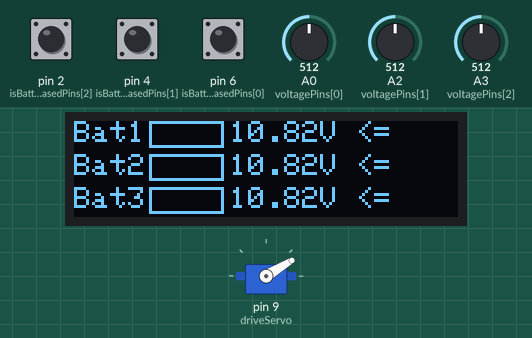
Recording of a sketch running on a simulated Arduino Uno, built with avr-gcc and run on an emulated ATmega328P. Shown: 128×32 one-colour display, servo. The test bench sets the inputs (shaded band); at power-on: A2 (voltagePins[1]) = 512, pin 2 (isBatteryButtonReleasedPins[2]) LOW, A3 (voltagePins[2]) = 512, A0 (voltagePins[0]) = 512, pin 6 (isBatteryButtonReleasedPins[0]) LOW, pin 4 (isBatteryButtonReleasedPins[1]) LOW. What the sketch prints to the serial monitor is not drawn.

Above: at 1.2 s.
1.3 s: A2 (voltagePins[1]) set to 174
At 3.3 s:
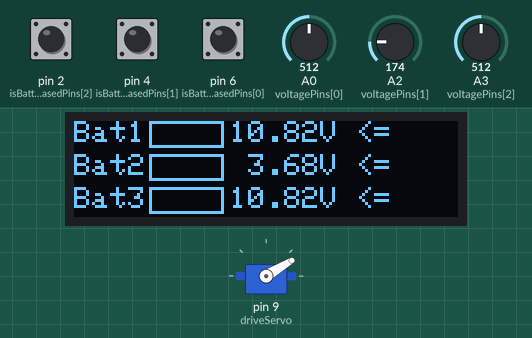
3.6 s: A2 (voltagePins[1]) set to 150
At 5.0 s:
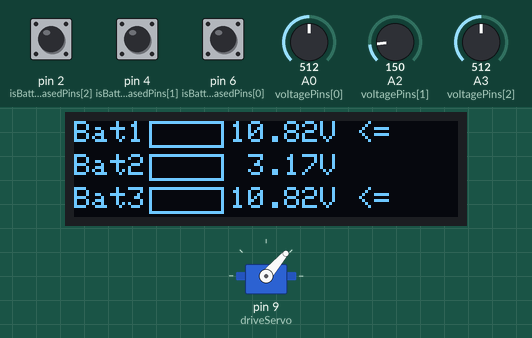
5.7 s: pin 2 (isBatteryButtonReleasedPins[2]) pulled HIGH for 1 s
At 6.8 s:
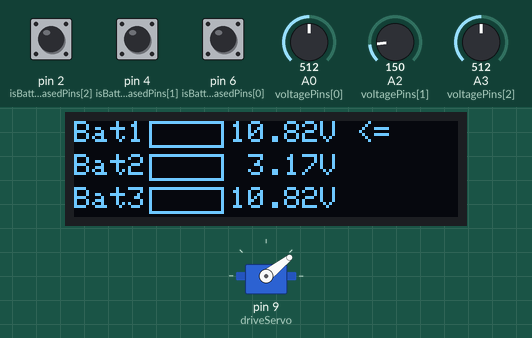
8.5 s: A3 (voltagePins[2]) set to 122
At 9.8 s:
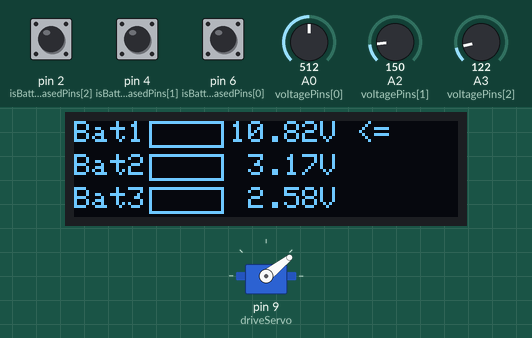
11.0 s: A0 (voltagePins[0]) set to 306
At 12.4 s:
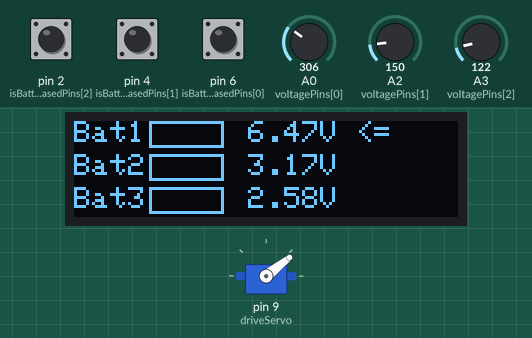
13.1 s: pin 6 (isBatteryButtonReleasedPins[0]) pulled HIGH for 1 s
At 14.4 s:
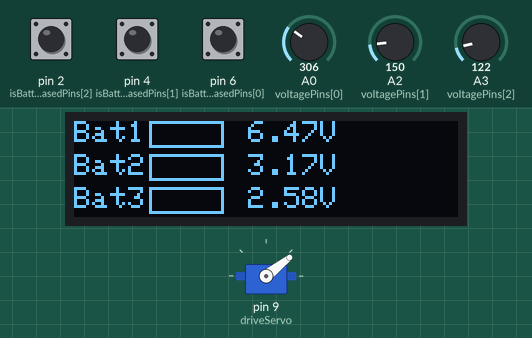
Timing chart, 0 to 16.1 s (numbered marks = the images above; inputs shaded):
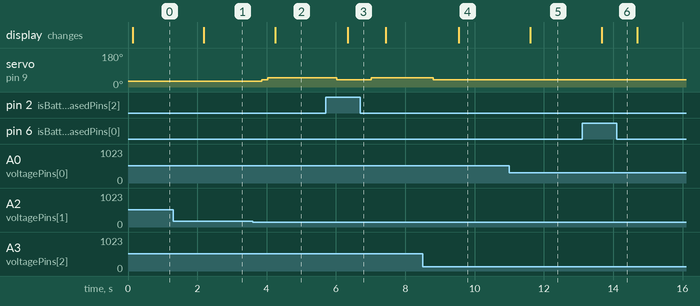

Measured:
- the behaviour switches between 157 and 156 on A2 (voltagePins[1]) (found by bisection; images 1 and 2)
- after the input at 1.3 s, the display: changes after 0.89 s (image 1)
- after the input at 3.6 s, servo on pin 9 (driveServo): 31° → 38° after 0.26 s, → 49° 0.17 s later; the display: changes after 0.65 s (image 2)
- after the input at 5.7 s, servo on pin 9 (driveServo): 49° → 38° after 0.32 s, → 49° 1.0 s later; the display: changes after 0.65 s (image 3)
- after the input at 8.5 s, servo on pin 9 (driveServo): 49° → 38° after 0.31 s; the display: changes after 1.0 s (image 4)
- after the input at 11.0 s, the display: changes after 0.60 s (image 5)
- after the input at 13.1 s, the display: changes after 0.56 s (image 6)

The sketch:

battery_carousel.ino
```cpp
#include <Servo.h>

#include <SPI.h>
#include <Wire.h>
#include <Adafruit_GFX.h>
#include <Adafruit_SSD1306.h>
#include "BatteryCarousel.h"
#include "MovingAverage.h"
#include "StableDigitalInput.h"

#define SCREEN_WIDTH 128 // OLED display width, in pixels
#define SCREEN_HEIGHT 32 // OLED display height, in pixels

// Declaration for an SSD1306 display connected to I2C (SDA, SCL pins)
// The pins for I2C are defined by the Wire-library.
// On an arduino UNO:  A4(SDA), A5(SCL)
#define OLED_RESET     -1    // Reset pin # (or -1 if sharing Arduino reset pin)
#define SCREEN_ADDRESS 0x3C  //< See datasheet for Address; 0x3D for 128x64, 0x3C for 128x32
Adafruit_SSD1306 display(SCREEN_WIDTH, SCREEN_HEIGHT, &Wire, OLED_RESET);

static const int POLL_INTERVAL_MS = 100;
static const int isBatteryButtonReleasedPins[] = {6, 4, 2};
static const int voltagePins[] = {A0, A2, A3};
static const int zeroSpeedPosition = 1210;
static const float voltageDivider = 18. / (120. + 18.) * 23.65 /*displayed*/ / 20.21 /*real input*/;
static const unsigned long DISPLAY_INTERVAL_MS = 1000U;

static const unsigned short MOVING_AVERAGE_WINDOW_SIZE = 3U;
static const int dim[] = {25, (display.height()-2*2)/3};
static const float adcToVolt = 3.3 / 1023.0;

Servo driveServo;

class ArduinoHwController : public HwController {
public:
  ArduinoHwController()
  : analogAverages_{
      MovingAverage(MOVING_AVERAGE_WINDOW_SIZE),
      MovingAverage(MOVING_AVERAGE_WINDOW_SIZE),
      MovingAverage(MOVING_AVERAGE_WINDOW_SIZE)
    }, stableDigitals_{
      StableDigitalInput(MOVING_AVERAGE_WINDOW_SIZE),
      StableDigitalInput(MOVING_AVERAGE_WINDOW_SIZE),
      StableDigitalInput(MOVING_AVERAGE_WINDOW_SIZE)
    }
  {}

  bool digitalRead(int pin) const override {
    int idx = pinToIndex(pin, isBatteryButtonReleasedPins);
    if (idx < 0) {
      return false;
    }
    return stableDigitals_[idx].update(::digitalRead(pin) == 1);
  }

  float analogRead(int pin) const override {
    int idx = pinToIndex(pin, voltagePins);
    if (idx < 0) {
      return 0.0f;
    }
    return analogAverages_[idx].update(::analogRead(pin));
  }

  void init() {
    for (int i=0; i != 3; ++i) {
      ::pinMode(voltagePins[i], INPUT);
      ::pinMode(isBatteryButtonReleasedPins[i], INPUT);
    }
  }

private:
  void doMoveMotor(tMotorDirection motorDirection) const override {
    const int speed = motorDirection == tMotorDirection::STOP ? 0 :
      (motorDirection == tMotorDirection::CCW ? 60 : -40);
    Serial.print(F("Speed "));
    Serial.print(abs(speed));
    speed > 0 ? Serial.println(" CCW") : Serial.println(" CW");

    if (motorDirection != tMotorDirection::STOP) {
      driveServo.attach(9, 1000, 2000);
    }
    driveServo.writeMicroseconds(zeroSpeedPosition+speed);
    if (motorDirection == tMotorDirection::STOP) {
      driveServo.detach();
    }
  }

  int pinToIndex(int pin, const int* pinDefinitions) const {
    for (int i = 0; i < 3; ++i) {
      if (pinDefinitions[i] == pin) {
        return i;
      }
    }
    return -1;
  }

  mutable MovingAverage analogAverages_[3];
  mutable StableDigitalInput stableDigitals_[3];
};


ArduinoHwController hwController;
BatteryCarousel carousel(hwController, isBatteryButtonReleasedPins, voltagePins, adcToVolt, voltageDivider);

void setup() {
  analogReference(DEFAULT);
  Serial.begin(9600);
  hwController.init();

  hwController.moveMotor(tMotorDirection::STOP);

  // SSD1306_SWITCHCAPVCC = generate display voltage from 3.3V internally
  if(!display.begin(SSD1306_SWITCHCAPVCC, SCREEN_ADDRESS)) {
    Serial.println(F("SSD1306 allocation failed"));
    for(;;); // Don't proceed, loop forever
  }
  Serial.print(display.width());
  Serial.print('x');
  Serial.print(display.height());
  Serial.println("px");

  display.clearDisplay();
  display.setTextSize(1);               // Normal 1:1 pixel scale
  display.setTextColor(SSD1306_WHITE);  // Draw white text
  for(int16_t i=0; i != 3; ++i) {
    display.setCursor(0, i*(dim[1]+2));
    display.print(F("Bat"));
    display.write('0'+i+1);
    display.drawRect(25, i*(dim[1]+2), dim[0], dim[1], SSD1306_WHITE);
  }
  display.display();
}

static void logBatteryStatus(const BatteryControl& battery) {
  Serial.print(F("Battery "));
  Serial.print(battery.batteryNr);
  Serial.print(F(" (Pin "));
  Serial.print(battery.voltagePin);
  Serial.print(F("): is "));
  Serial.print(battery.isBatteryActive ? "active" : "inactive");
  Serial.print(F(", value: "));
  Serial.print(battery.voltage);
  Serial.println('V');
}

void updateDisplay(const BatteryControl& battery) {
  const int i = battery.batteryNr-1;
  const int batLevel = battery.batteryLevel / 100.0 * dim[0];
  display.fillRect(25+1, i*(dim[1]+2)+1, batLevel, dim[1]-2, SSD1306_WHITE);
  display.fillRect(25+1+batLevel, i*(dim[1]+2)+1, dim[0]-batLevel-2, dim[1]-2, SSD1306_BLACK);

  // clear previous value
  display.fillRect(25+dim[0]+2, i*(dim[1]+2), 25+dim[0]+20, dim[1]-2, SSD1306_BLACK);

  display.setTextColor(SSD1306_WHITE);
  display.setCursor(25+dim[0]+2, i*(dim[1]+2));
  if (battery.voltage < 10.) {
    display.print(' ');
  }
  display.print(battery.voltage);
  display.print('V');

  if (battery.isBatteryActive) {
    display.print(F(" <="));
  } else {
    display.print(F("   "));
  }
}

void logBatterySwitch(const BatterySwitch& action) {
  Serial.print(F("Switching battery "));
  Serial.print(motorDirectionNames[static_cast<int>(action.motorDirection)]);
  Serial.print(F(" from "));
  Serial.print(action.sourceBatteryNr);
  Serial.print(F(" to "));
  Serial.println(action.targetBatteryNr);
}


static unsigned long nextUpdateTs = 0;

void loop() {

  const BatterySwitch action = carousel.readInputs();
  if (!action.isNone()) {
//  logBatterySwitch(action);
  }
  if (millis() > nextUpdateTs) {
    for (const BatteryControl &battery : carousel) {
      // logBatteryStatus(battery);
      updateDisplay(battery);
    }
    display.display();
    nextUpdateTs = millis() + DISPLAY_INTERVAL_MS;
  }

  if (Serial.available()) {
    const char cmd = Serial.read();

    if (cmd == 'b') {
      int targetBattery = Serial.parseInt();
      const BatterySwitch batterySwitch(carousel.getActiveBattery().batteryNr, targetBattery);
      if (batterySwitch.isNone()) {
        Serial.print(F("Already at battery: "));
        Serial.println(targetBattery);
      } else {
        Serial.print(F("Manually "));
        logBatterySwitch(batterySwitch);
        hwController.moveMotor(batterySwitch.motorDirection);
        delay(1000);
        hwController.moveMotor(tMotorDirection::STOP);
      }
    } else if (cmd == 'v') {
      int verbosity = Serial.parseInt();
      carousel.setVerbosity(verbosity != 0);
    }
  } else {
    delay(POLL_INTERVAL_MS);
  }
}
```

BatteryCarousel.cpp
```cpp
#include <string.h>
#include "BatteryCarousel.h"
#include "BatteryList.h"

static const int nrCells = 5;
static const float minCellVoltage = 3.2;
static const float maxCellVoltage = 4.2;
static const float BATTERY_LOW_LEVEL_VOLTAGE = nrCells * (minCellVoltage + 0.1);

const char* motorDirectionNames[] = { "CW", "STOP", "CCW" };  // sync with tMotorDirection

#ifdef ARDUINO

  #include <Arduino.h>

  struct SerialLogger {
    void print(const char* s) { ::Serial.print(s); }
    void print(int v) { ::Serial.print(v); }
    void print(float v) { ::Serial.print(v); }

    void println(const char* s) { ::Serial.println(s); }
    void println(int v) { ::Serial.println(v); }
    void println(float v) { ::Serial.println(v); }
  };
  SerialLogger logger;

#else

  #include <iostream>

  struct ConsoleLogger {
    void print(const char* s) { std::cout << s; }
    void print(int v) { std::cout << v; }
    void print(float v) { std::cout << v; }

    void println(const char* s) { std::cout << s << '\n'; }
    void println(int v) { std::cout << v << '\n'; }
    void println(float v) { std::cout << v << '\n'; }
  };
  ConsoleLogger logger;
#endif

static void logSwitching(const BatterySwitch& action, bool withNewline = false) {
  logger.print("Switching from battery ");
  logger.print(action.sourceBatteryNr);
  logger.print(" to ");
  withNewline ? logger.println(action.targetBatteryNr) : logger.print(action.targetBatteryNr);
}


static tMotorDirection calculateDirection(int activeBatteryNr, int targetBatteryNr) {
  if (activeBatteryNr == targetBatteryNr) {
    return tMotorDirection::STOP;
  }
  //  cw: 1 -> 2, 2 -> 3, 3 -> 1
  // ccw: 1 -> 3, 2 -> 1, 3 -> 2
  const bool isCCW = (activeBatteryNr % 3 + 1) == targetBatteryNr;
  return isCCW ? tMotorDirection::CCW : tMotorDirection::CW;
}

BatterySwitch::BatterySwitch(int theSourceBatteryNr, int theTargetBatteryNr)
: sourceBatteryNr(theSourceBatteryNr), targetBatteryNr(theTargetBatteryNr),
  motorDirection(calculateDirection(theSourceBatteryNr, theTargetBatteryNr))
{}


BatterySelection::BatterySelection(const BatteryControl* batteries)
: batteries_(batteries), activeBattery_(nullptr),
  currentAction_(-1, -1), isVerbose_(false)
{
}

const BatterySwitch& BatterySelection::update() {
  BatteryList activatedBatteries;
  static const BatteryControl nullBattery{-1, -1, -1, false, 0.0f, 0, false};
  const BatteryControl* batteryCandidate = &nullBattery;
  for (auto& battery : *this) {
    if (battery.isBatteryActive) {
      // active : button pushed
      // init currentAction_ & activeBattery_ if needed
      if (currentAction_.targetBatteryNr == -1) {
        currentAction_ = BatterySwitch(battery.batteryNr, battery.batteryNr);
      }
      if (!activeBattery_) {
        activeBattery_ = &battery;
      }
      activatedBatteries.addBattery(battery.batteryNr);
    } else if (battery.voltage > 1.1*BATTERY_LOW_LEVEL_VOLTAGE) {
      batteryCandidate = &battery;
    }
  }
  const size_t nrActivatedBatteries = activatedBatteries.count();
  if (isVerbose_) {
    logger.print("#activated batteries: [");
    for (size_t i=0; i != nrActivatedBatteries; ++i) {
      logger.print(activatedBatteries[i]);
      if (i != nrActivatedBatteries-1) {
        logger.print(", ");
      }
    }
    logger.print("], batteryCandidate: Battery ");
    logger.print(batteryCandidate->batteryNr);
    logger.print(" @ ");
    logger.print(batteryCandidate->voltage);
    logger.println("V");
  }
  if (!currentAction_.isNone()) {
    // action finished?
    if (batteries_[currentAction_.targetBatteryNr - 1].isBatteryButtonPushed &&
        !batteries_[currentAction_.sourceBatteryNr - 1].isBatteryButtonPushed) {
      // hwController_.moveMotor(tMotorDirection::STOP);
      logger.print("Done switching from Battery ");
      logger.print(currentAction_.sourceBatteryNr);
      logger.print(" to ");
      logger.print(currentAction_.targetBatteryNr);
      logger.println(" -> MUST stop now");
      activeBattery_ = &batteries_[currentAction_.targetBatteryNr - 1];
      currentAction_ = BatterySwitch(activeBattery_->batteryNr, activeBattery_->batteryNr);
    }
    return currentAction_;
  }
  if (nrActivatedBatteries == 0) {
    if (!activeBattery_) {
      // let's check if a battery got connected with enough voltage
      if (batteryCandidate != &nullBattery) {
        currentAction_ = BatterySwitch(-1, batteryCandidate->batteryNr);
        logSwitching();
        logger.println(" due to: no active battery before");
      } else {
        logger.println("no battery candidate, yet");
      }
    } else if (activeBattery_->voltage < BATTERY_LOW_LEVEL_VOLTAGE) {
      // voltage < threshold -> marked as not active anymore
      // no ongoing action: activeBattery with still enough voltage?
      if (batteryCandidate->batteryNr != activeBattery_->batteryNr && batteryCandidate->voltage > 1.1*BATTERY_LOW_LEVEL_VOLTAGE) {
        currentAction_ = BatterySwitch(activeBattery_->batteryNr, batteryCandidate->batteryNr);
        logSwitching();
        logger.print(" due to: only ");
        logger.print(activeBattery_->voltage);
        logger.println("V");
      }
    } else if (batteryCandidate != &nullBattery) {
      currentAction_ = BatterySwitch(nullBattery.batteryNr, batteryCandidate->batteryNr);
      logSwitching();
      logger.println(" due to: no active battery");
    }
  } else if (nrActivatedBatteries == 1) {
    if (activeBattery_->batteryNr != activatedBatteries[0]) {
      logger.print("For whatever reason: Active Battery switched from ");
      logger.print(activeBattery_->batteryNr);
      logger.print(" to ");
      logger.println(activatedBatteries[0]);
      activeBattery_ = &batteries_[activatedBatteries[0] - 1];
    }

    if (activeBattery_->voltage < BATTERY_LOW_LEVEL_VOLTAGE) {
      if (batteryCandidate != &nullBattery) {
        currentAction_ = BatterySwitch(activeBattery_->batteryNr, batteryCandidate->batteryNr);
        logSwitching();
        logger.print(" due to: only ");
        logger.print(activeBattery_->voltage);
        logger.println("V");
      } else {
        logger.println("BUMMER: low voltage & no battery candidate");
      }
    }
  } else if (nrActivatedBatteries > 1) {
    // multiple battery buttons pressed
    // if no action active -> make sure only 1 is active
    if (activatedBatteries.contains(activeBattery_->batteryNr)) {
      const int otherActivatedBattery = activatedBatteries.findAlternativeBatteryTo(activeBattery_->batteryNr);
      if (otherActivatedBattery != -1) {
        logger.print("For whatever reason multiple batteries active -> release battery ");
        logger.print(otherActivatedBattery);
        logger.print(" & keep ");
        logger.println(activeBattery_->batteryNr);
        currentAction_ = BatterySwitch(otherActivatedBattery, activeBattery_->batteryNr);
      }
    }
  }
  return currentAction_;
}

void BatterySelection::logSwitching() {
  ::logSwitching(currentAction_);
}

const BatteryControl& BatterySelection::getActiveBattery() const {
  static const BatteryControl nullBattery{ -1, -1, -1, false, 0.0f, false };
  return activeBattery_ ? *activeBattery_ : nullBattery;
}

void BatteryControl::updateValues(float newVoltage, bool isButtonPushed) {
  voltage = newVoltage;
  // isBatteryButtonReleasedPin could wrongly be 0 if input voltage too small
  isBatteryButtonPushed = voltage > 3.3 && isButtonPushed;
  isBatteryActive = isBatteryButtonPushed /* && voltage > BATTERY_LOW_LEVEL_VOLTAGE*/;
  const int newBatteryLevel = (voltage - nrCells*minCellVoltage)/(nrCells*maxCellVoltage-nrCells*minCellVoltage) * 100;
  batteryLevel = newBatteryLevel > 100 ? 100 : (newBatteryLevel < 0 ? 0 : newBatteryLevel);
}


BatteryCarousel::BatteryCarousel(
    const HwController& hwController,
    const int* isBatteryButtonReleasedPins,
    const int* voltagePins,
    float adcToVolt,
    float voltageDivider)
: hwController_(hwController),
  batteries_{
    {1, isBatteryButtonReleasedPins[0], voltagePins[0], false, 0.0f, 0, false},
    {2, isBatteryButtonReleasedPins[1], voltagePins[1], false, 0.0f, 0, false},
    {3, isBatteryButtonReleasedPins[2], voltagePins[2], false, 0.0f, 0, false}
  },
  adcToVolt_(adcToVolt),
  voltageDivider_(voltageDivider),
  batterySwitchInAction_(BatterySwitch(-1, -1)),
  batterySelection_(batteries_)
{
  logger.print("Battery low level limit @ ");
  logger.print(BATTERY_LOW_LEVEL_VOLTAGE);
  logger.println("V");
}

BatterySwitch BatteryCarousel::readInputs() {
  for (auto& battery : batteries_) {
    battery.updateValues(
      hwController_.analogRead(battery.voltagePin) * adcToVolt_ / voltageDivider_,
      !hwController_.digitalRead(battery.isBatteryButtonReleasedPin)
    );
  }
  //std::cout << "batterySwitchInAction_: " << batterySwitchInAction_
  //  << ", activeBattery_: " << (activeBattery_ ? activeBattery_->batteryNr : -1)
  //  << '\n';
  const BatterySwitch oldBatteryAction = batterySwitchInAction_;
  batterySwitchInAction_ = batterySelection_.update();
  if (batterySwitchInAction_.isNone() && !oldBatteryAction.isNone()) {
    logger.print("Done ");
    ::logSwitching(oldBatteryAction, true);
    hwController_.moveMotor(tMotorDirection::STOP);
  } else if (!batterySwitchInAction_.isNone() && oldBatteryAction.isNone()) {
    logger.print("Starting ");
    ::logSwitching(batterySwitchInAction_, true);
    hwController_.moveMotor(batterySwitchInAction_.motorDirection);
  }
  return batterySwitchInAction_;
}


const BatteryControl& BatteryCarousel::getActiveBattery() const {
  return batterySelection_.getActiveBattery();
}

#ifndef ARDUINO
# include <iostream>

  std::ostream& operator<<(std::ostream& os, tMotorDirection dir) {
    static const char* motorDirectionNames[] = { "CW", "STOP", "CCW" };
    os << motorDirectionNames[static_cast<int>(dir)];
    return os;
  }

  std::ostream& operator<<(std::ostream& os, const BatteryControl& b) {
      os << "BatteryControl{"
         << "batteryNr=" << b.batteryNr
         << ", isBatteryButtonReleasedPin=" << b.isBatteryButtonReleasedPin
         << ", voltagePin=" << b.voltagePin
         << ", isBatteryButtonPushed=" << b.isBatteryButtonPushed
         << ", voltage=" << b.voltage
         << ", batteryLevel=" << b.batteryLevel
         << ", isBatteryActive=" << b.isBatteryActive
         << '}';
      return os;
  }

  std::ostream& operator<<(std::ostream& os, const BatterySwitch& b) {
      os << "BatterySwitch{";
      if (b.isNone()) {
        os << "None}";
      } else {
        os << "from=" << b.sourceBatteryNr
           << ", to=" << b.targetBatteryNr
           << ", direction=" << b.motorDirection
           << '}';
      }
      return os;
  }

  std::ostream& operator<<(std::ostream& os, const BatteryCarousel& b) {
      os << "BatteryCarousel{"
         << "batterySwitchInAction=" << b.batterySwitchInAction_
         << ", motor direction:" << b.hwController_.getMotorDirection() << ",\n";
      for (auto& battery : b.batteries_) {
        os << "- " << battery << '\n';
      }
      os << '}';
      return os;
  }
#endif
```

BatteryList.h
```cpp
#pragma once

#include <stddef.h>

class BatteryList {
public:
    bool addBattery(int batteryNr);
    size_t count() const;
    bool contains(int batteryNr) const;
    int findAlternativeBatteryTo(int batteryNr) const;

    int operator[](size_t index) const;

    static constexpr size_t MAX_NR_BATTERIES = 3;
private:
    char activatedBatteries[MAX_NR_BATTERIES + 1U]{ '\0' };
};
```

Source omitted: BatteryCarousel.h (3622 bytes), BatteryList.cpp (1157 bytes), MovingAverage.h (647 bytes), StableDigitalInput.h (871 bytes)
